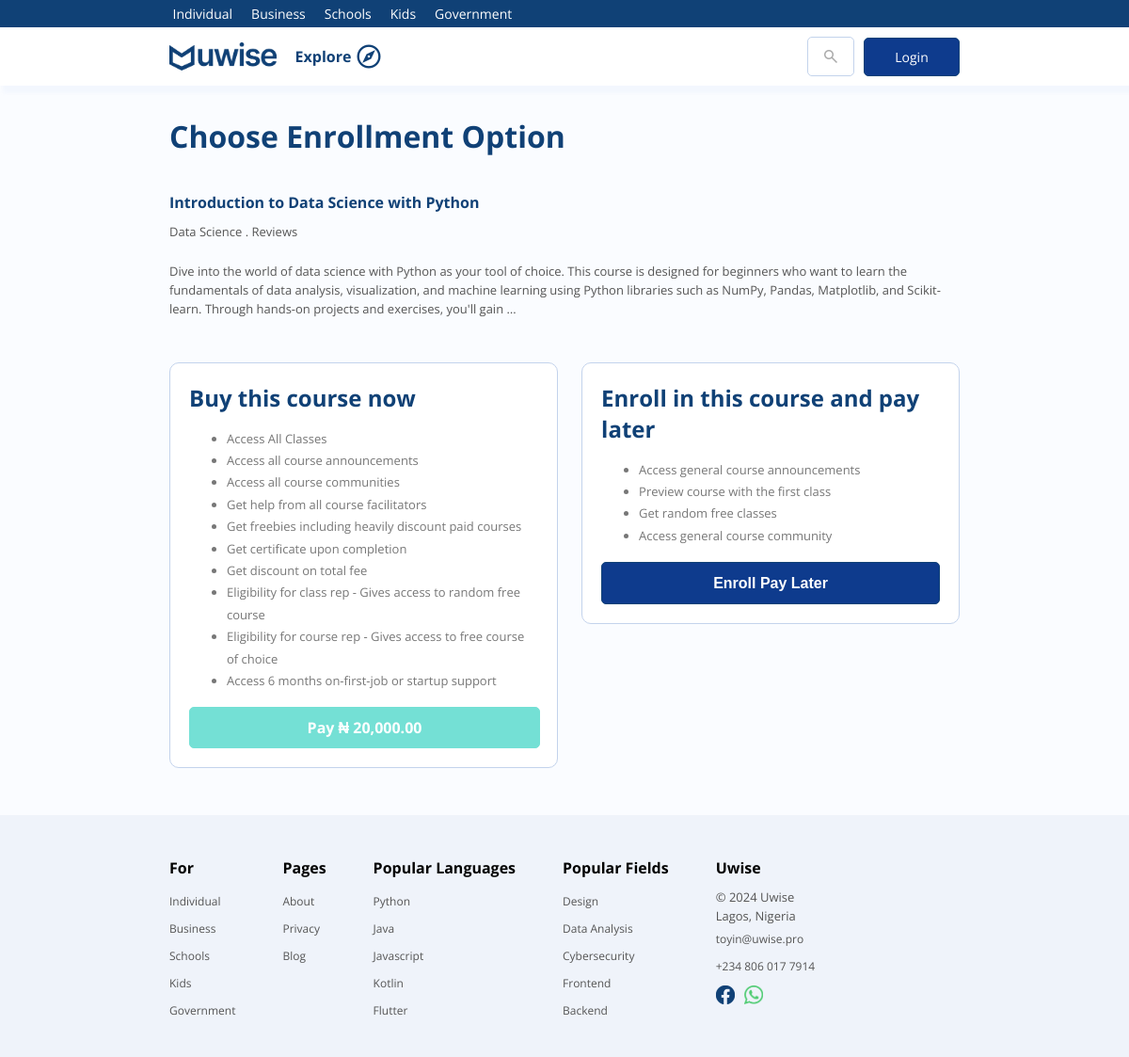
/course/1/enroll, run on the app's committed database.
### web/models.py (models this page shows, shortened)
class StaticPage(models.Model):
    title = models.CharField(max_length=200, verbose_name='title')
    url_name = models.CharField(max_length=200, verbose_name='url_name', null=False, blank=False)
    content = models.TextField(verbose_name='description', null=False, blank=False)
    date = models.DateField(auto_now=True, verbose_name='date')
    is_active = models.BooleanField(default=True, verbose_name='active', null=False)
    slug = models.SlugField(null=True, blank=True)
    is_model_page = models.BooleanField(default=False)
    def __str__(self):
        return self.url_name

class FooterNav(models.Model):
    title = models.CharField(max_length=200, verbose_name='title')
    is_active = models.BooleanField(default=True, verbose_name='active', null=False)
    footer_links = models.ManyToManyField('StaticPage', verbose_name='static_pages', related_name='static_pages')

### courseAPI/models.py (models this page shows, shortened)
class Course(models.Model):
    title = models.CharField(max_length=200, null=False, blank=False)
    excerpt = models.TextField(null=False, blank=False)
    description = models.TextField(blank=False, null=False)
    welcome_note = models.TextField(blank=True, null=True)
    intro_video = models.URLField(blank=True, null=True)
    community_link1 = models.URLField(blank=True, null=True)
    community_link2 = models.URLField(blank=True, null=True)
    duration = models.IntegerField(blank=False, null=False)
    image = models.ImageField(upload_to='courses', null=False, blank=False)
    image_link = models.URLField(null=True, blank=True)
    field = models.ForeignKey('Field', on_delete=models.CASCADE)
    price = models.DecimalField(max_digits=9, decimal_places=2, null=False, blank=False)
    class_interval = models.IntegerField(blank=False, null=False)
    language = models.CharField(max_length=200, null=True, blank=True)
    organization = models.ForeignKey(Organization, on_delete=models.SET_NULL, swappable=True, null=True, blank=True)
    level = models.ForeignKey('CourseLevel', on_delete=models.SET_NULL, null=True, blank=True,
                              related_name='course_level')
    skills = models.TextField(null=True, blank=True)
    tags = models.CharField(max_length=200, null=True, blank=True)
    objectives = models.TextField(blank=True, null=True)
    next_start_date = models.DateTimeField(null=True, blank=True)
    is_active = models.BooleanField(default=True)
    date_created = models.DateTimeField(auto_now=True)
    class Meta:
        ordering = ('-date_created', 'is_active', 'next_start_date')

class Field(models.Model):
    title = models.CharField(max_length=100, null=False, blank=False)
    description = models.CharField(max_length=500, null=True, blank=True)
    is_active = models.BooleanField(default=True)
    def __str__(self):
        return self.title

### web/views.py (the view)
# urls.py: path('course/<int:pk>/enroll', view=EnrollView.as_view(), name='enroll'),
class EnrollView(BaseView):
    template_name = 'enroll.html'
    def get(self, request, *args, **kwargs):
        try:
            course_data = courseAPI.models.Course.objects.get(id=kwargs['pk'])
        except Course.DoesNotExist:
            raise Http404("Course does not exist")
        data = self.get_context_data()
        data['course_data'] = course_data
        data['page'] = 'enroll'
        context = {'data': data}
        return render(request, self.template_name, context)

### web/templates/enroll.html (shortened to what this page needs)
{% extends 'partials/base.html' %}
{% load humanize %}
{% load static %}
{% block content %}
<div class="content">
    <section class="enroll-wrapper">
        <h1>Choose Enrollment Option</h1><br>
        <div class="course-detail">
            <h3>{{ data.course_data.title }}</h3>
            <p>{{ data.course_data.field }} . {{ data.course_data.rating_count }} Reviews</p><br>
            <p>{{ data.course_data.excerpt | truncatewords:"50" }} </p><br>
        </div>
        <div class="enroll-content">
            {% if not data.course_data.price == 0 %}
                <div class="enroll-content-left">
                    <div class='card'>
                        <h2>Buy this course now</h2>
                        <ul>
                            <li>Access All Classes</li>
                            <li>Access all course announcements</li>
                            <li>Access all course communities</li>
                            <li>Get help from all course facilitators</li>
                            <li>Get freebies including heavily discount paid courses</li>
                            <li>Get certificate upon completion</li>
                            <li>Get discount on total fee</li>
                            <li>Eligibility for class rep - Gives access to random free course</li>
                            <li>Eligibility for course rep - Gives access to free course of choice</li>
                            <li>Access 6 months on-first-job or startup support</li>
                        </ul>
                        <form method="POST" action="https://checkout.flutterwave.com/v3/hosted/pay">
                            {% if not user.is_authenticated %}
                            <a href="{% url 'login' %}"
                            class="btn-cta green bold" id="start-payment-button">Pay &#8358; {{ data.course_data.price|intcomma}}</a>
                            {% else %}
                            <button type="submit"
                            class="btn-cta green bold" id="start-online-pay">Pay &#8358; {{ data.course_data.price|intcomma}}</button>
                            {% endif %}
                        </form>
                    </div>
                </div>
            {% endif %}
            <div class="enroll-content-right">
                <div class='card'>
                    <h2>Enroll in this course and pay later</h2>
                    <ul>
                        <li>Access general course announcements</li>
                        <li>Preview course with the first class</li>
                        <li>Get random free classes</li>
                        <li>Access general course community</li>
                    </ul>
                    <button id="btn-enroll" onclick="enrollPayLater()" class="btn-cta blue bold">
                        {% if not data.course_data.price == 0 %}
                            Enroll Pay Later
                        {% else %}
                            Enroll Free
                        {% endif %}
                    </button>
                </div>
            </div>
        </div>
    </section>
</div>
{% endblock %}

### web/templates/partials/topnav.html
<div id="top-nav" class="top-nav">
    <div class="top-nav-content">
        {% for navlink in data.static_pages %}
            {% if navlink.is_model_page %}
                {% if navlink.url_name == 'home' %}
                    <a href="{% url 'home' %}">{{ navlink.slug | capfirst }}</a>
                {% else %}
                    <a href="{% url 'static' navlink.url_name %}">{{ navlink.slug | capfirst }}</a>
                {% endif %}
            {% endif %}
        {% endfor %}
    </div>
</div>

### web/templates/partials/footer.html (shortened to what this page needs)
{% load static %}
<div id="footer" class="footer">
    <div class="footer-wrapper">
        <div class="footer-content">
              <div class="footer-nav-list">
                <div class="footer-nav">
                    <strong class="footer-nav-title">For</strong>
                    {% for navlink in data.static_pages %}
                        {% if navlink.is_model_page %}
                            {% if navlink.url_name == 'home' %}
                                <a href="{% url 'home' %}">{{ navlink.slug | capfirst }}</a>
                            {% else %}
                                <a href="{% url 'static' navlink.url_name %}">{{ navlink.slug | capfirst }}</a>
                            {% endif %}
                        {% endif %}
                    {% endfor %}
                </div>
                  {% for footer_nav in data.footer_navs %}
                      <div class="footer-nav">
                        <strong class="footer-nav-title">{{ footer_nav.title }}</strong>
                          {% for footer_link in footer_nav.footer_links.all %}
                                {% if not footer_nav.title == 'Pages' %}
                                    <a href="{% url 'explore' %}?q={{ footer_link }}">{{ footer_link | capfirst }}</a>
                                {% else %}
                                    <a href="{% url 'static' footer_link.url_name %}">{{ footer_link | capfirst }}</a>
                                {% endif %}
                          {% endfor %}
                          <a href="{% url 'blogs' %}">Blog</a>
                      </div>
                  {% endfor %}
                <div class="footer-nav">
                    <strong class="footer-nav-title">Popular Languages</strong>
                    <a href="{% url 'explore' %}?q=python">Python</a>
                    <a href="{% url 'explore' %}?q=java">Java</a>
                    <a href="{% url 'explore' %}?q=javascript">Javascript</a>
                    <a href="{% url 'explore' %}?q=kotlin">Kotlin</a>
                    <a href="{% url 'explore' %}?q=flutter">Flutter</a>
                </div>
                <div class="footer-nav">
                    <strong class="footer-nav-title">Popular Fields</strong>
                    <a href="{% url 'explore' %}?q=design">Design</a>
                    <a href="{% url 'explore' %}?q=data">Data Analysis</a>
                    <a href="{% url 'explore' %}?q=cyber">Cybersecurity</a>
                    <a href="{% url 'explore' %}?q=frontend">Frontend</a>
                    <a href="{% url 'explore' %}?q=backend">Backend</a>
                </div>
                <div class="footer-nav">
                    <strong class="footer-nav-title">Uwise</strong>
                    <p>&copy; {% now "Y" %} Uwise</p>
                    <p>Lagos, Nigeria</p>
                    <a href="mailto:toyin@uwise.pro">toyin@uwise.pro</a>
                    <a href="tel:+2348060177914">+234 806 017 7914</a>
                    <div class="socials">
                        <a href="https://web.facebook.com/profile.php?id=61556831818603">
                            <img src="{% static 'images/facebook.png' %}" />
                        </a>
                        <a href="https://wa.me/2348060177914">
                            <img src="{% static 'images/whatsapp.png' %}" />
                        </a>
                    </div>
                </div>
            </div>
        </div>
    </div>
</div>

### web/static/css/web.css (style rules this page uses)
:root { --primary-blue: #104176; --primary-blue-light: #fafcff; --primary-blue-soft: #ebf3ff; --primary-green: #74e0d5; --primary-warning: #df4375; --primary-info: #fbd8af; --primary-yellow: #dcf3c4; --text-blue-dark: var(--primary-blue); --text-blue-light: #a0b0ca; --text-light: #fff; }
html { scroll-behavior: smooth; transition: 0.5s ease-in-out; scrollbar-width: 10px; scrollbar-gutter: 10px; }
body { font-family: "Open Sans", sans-serif; margin: 0; padding: 0; background: #fafcff; }
h1 { font-size: 2em; color: var(--primary-blue); margin: 10px 0; line-height: 1.2em; }
h3 { margin: 10px 0; font-size: 1em; color: var(--primary-blue); line-height: 1.2em; }
h2 { margin: 0; font-size: 1.5em; color: var(--primary-blue); }
p { margin: 0; color: #555; font-size: 13px; line-height: 20px; }
form p a, form a { font-size: 14px; color: #0e3b8d; font-weight: bold; text-decoration: none; }
input, button { padding: 10px; border: 1px solid #c3d3ec; border-radius: 5px; outline: 0; height: 30px; }
button { background-color: var(--primary-blue); color: white; cursor: pointer; height: 45px; text-align: center; align-content: center; border: 1px solid var(--primary-blue); width: 100%; }
#top-nav { display: flex; background: var(--primary-blue); color: #ffffff; padding: 5px; font-size: 14px; }
.top-nav-content { width: 70%; margin: auto; display: flex; flex-direction: row; }
.top-nav-content a { color: #ffffff; text-decoration: none; margin-right: 20px; }
.btn-cta { display: flex; align-items: center; justify-content: center; font-size: 1em; padding: 10px 0px; min-width: 100px; border-radius: 5px; text-decoration: none; border: 1px solid var(--primary-blue); text-align: center; color: var(--primary-blue); width: 100%; }
.blue { background: #0e3b8d; color: #ffffff; }
.green { background: var(--primary-green); color: #fff; border: 1px solid var(--primary-green); font-weight: bold; }
.content { width: 70%; margin: auto; }
.bold { font-weight: bold; }
li { font-size: 13px; color: #777777; line-height: 22px; }
.card { background: #fff; padding: 20px; border: 1px solid #c3d3ec; border-radius: 10px; }
.card ul li { font-size: 13px; color: #777777; line-height: 1.8; }
.enroll-wrapper { margin-top: 15%; margin-bottom: 50px; width: 100%; }
.enroll-content { display: flex; flex-direction: row; justify-content: space-between; margin: 25px 0; gap: 25px; }
#footer { background: #eff3fa; width: 100%; padding: 25px 0; }
.footer-wrapper { width: 70%; margin: auto; }
.footer-nav-list { display: flex; flex-direction: row; margin: 10px 0; justify-content: flex-start; gap: 50px; width: 100%; flex-wrap: wrap; }
.footer-nav { display: flex; flex-direction: column; max-width: 35%; }
.footer-nav strong { margin: 10px 0; }
.footer-nav a { text-decoration: none; color: #555555; font-size: 12px; padding: 6px 0; }

### web/templates/partials/footer.html (style rules this page uses)
.socials { display: flex; flex-direction: row; gap: 10px; }
.socials a img { height: 20px; }

### data on the page
StaticPage: slug "Individual"
StaticPage: slug "Business"
StaticPage: slug "Schools"
StaticPage: slug "Kids"
StaticPage: slug "Government"
Course: course_data "Introduction to Data Science with Python", course_data.field "Data Science", course_data.excerpt "Dive into the world of data science with Python as your tool of choice. This course is designed for beginners who want to learn the fundamentals of data analysis, visualization, and machine learning using Python libraries such as NumPy, Pandas, Matplotlib, and Scikit-learn. Through hands-on projects and exercises, you'll gain …", course_data.price "20,000.00"
FooterNav: title "Pages"
StaticPage: url_name "About"
StaticPage: url_name "Privacy"
